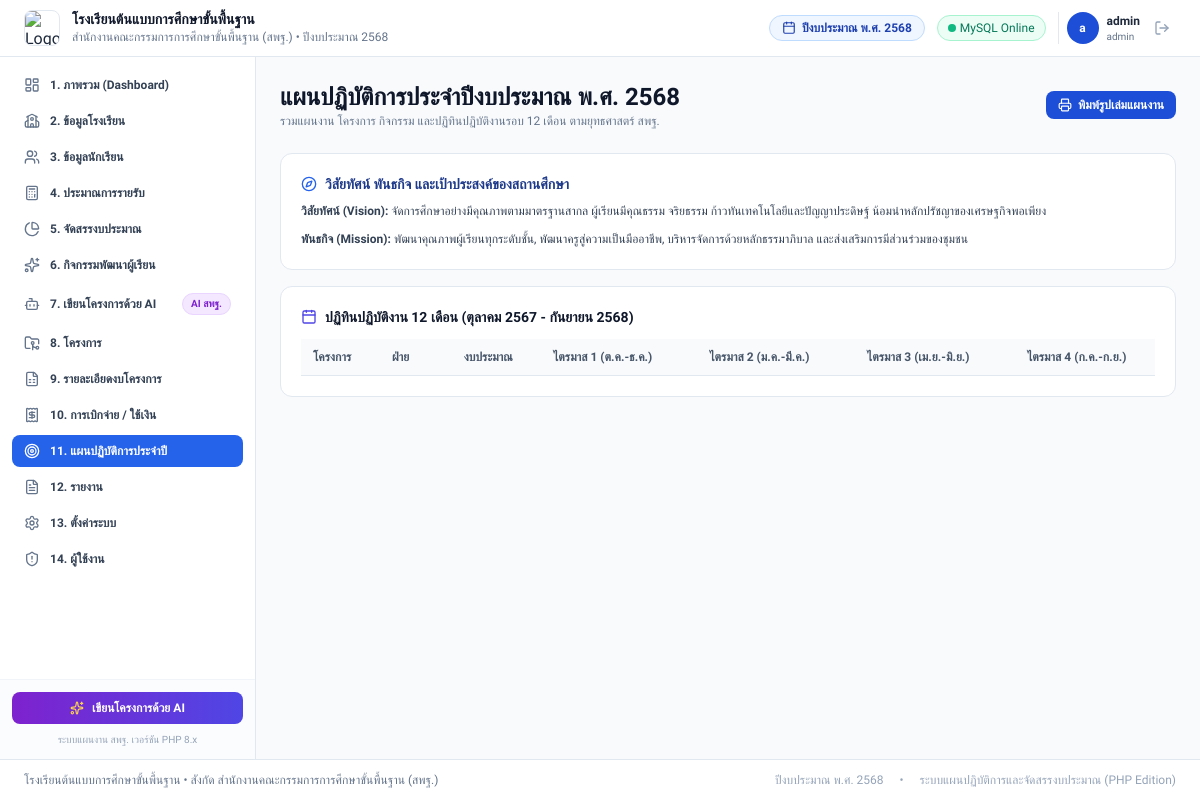
The page /action_plan.php on the database its author committed.
### tables this page shows
CREATE TABLE `schools` (
  `id` INT UNSIGNED NOT NULL AUTO_INCREMENT,
  `school_code` VARCHAR(20) NOT NULL COMMENT 'รหัสสถานศึกษา 10 หลัก',
  `smis_code` VARCHAR(8) NOT NULL COMMENT 'รหัสสมัคร SMIS 8 หลัก สำหรับเปิดใช้งาน',
  `is_active` TINYINT(1) NOT NULL DEFAULT 1 COMMENT 'สถานะ: 1=เปิดใช้งาน, 0=ปิด/ระงับการใช้งาน',
  `school_key` VARCHAR(50) NOT NULL COMMENT 'School ID / Tenant Key ป้องกันข้อมูลชนกัน',
  `admin_username` VARCHAR(50) NOT NULL DEFAULT 'admin' COMMENT 'ID ผู้ดูแลระบบของโรงเรียน',
  `admin_password_plain` VARCHAR(100) DEFAULT '123456' COMMENT 'รหัสผ่านเข้าใช้งานของโรงเรียน',
  `admin_password_hash` VARCHAR(255) DEFAULT NULL COMMENT 'รหัสผ่านแฮช',
  `name` VARCHAR(255) NOT NULL COMMENT 'ชื่อโรงเรียน',
  `address` VARCHAR(255) DEFAULT NULL COMMENT 'ที่อยู่ / หมู่บ้าน',
  `subdistrict` VARCHAR(100) DEFAULT NULL COMMENT 'ตำบล / แขวง',
  `district` VARCHAR(100) DEFAULT NULL COMMENT 'อำเภอ / เขต',
  `province` VARCHAR(100) DEFAULT NULL COMMENT 'จังหวัด',
  `zipcode` VARCHAR(10) DEFAULT NULL COMMENT 'รหัสไปรษณีย์',
  `affiliation` VARCHAR(255) DEFAULT 'สำนักงานคณะกรรมการการศึกษาขั้นพื้นฐาน (สพฐ.)' COMMENT 'สังกัด',
  `education_area` VARCHAR(255) DEFAULT NULL COMMENT 'เขตพื้นที่การศึกษา',
  `fiscal_year` INT UNSIGNED DEFAULT 2568 COMMENT 'ปีงบประมาณปัจจุบัน',
  `director_name` VARCHAR(150) DEFAULT NULL COMMENT 'ชื่อผู้อำนวยการ',
  `phone` VARCHAR(50) DEFAULT NULL COMMENT 'เบอร์โทรศัพท์',
  `email` VARCHAR(100) DEFAULT NULL COMMENT 'อีเมล',
  `website` VARCHAR(255) DEFAULT NULL COMMENT 'เว็บไซต์โรงเรียน',
  `vision` TEXT DEFAULT NULL COMMENT 'วิสัยทัศน์',
  `mission` TEXT DEFAULT NULL COMMENT 'พันธกิจ',
  `motto` VARCHAR(255) DEFAULT NULL COMMENT 'คำขวัญ',
  `school_colors` VARCHAR(100) DEFAULT NULL COMMENT 'สีประจำโรงเรียน',
  `logo_url` TEXT DEFAULT NULL COMMENT 'โลโก้โรงเรียน',
  `allow_project_submission` TINYINT(1) NOT NULL DEFAULT 1 COMMENT 'สวิตช์: 1=เปิดรับการเสนอโครงการ, 0=ปิดรับ',
  `notes` TEXT DEFAULT NULL COMMENT 'หมายเหตุ / บันทึกการเปิดใช้งาน',
  `created_at` TIMESTAMP DEFAULT CURRENT_TIMESTAMP,
  `updated_at` TIMESTAMP DEFAULT CURRENT_TIMESTAMP ON UPDATE CURRENT_TIMESTAMP,
  PRIMARY KEY (`id`),
  UNIQUE KEY `idx_school_code` (`school_code`),
  UNIQUE KEY `idx_smis_code` (`smis_code`),
  UNIQUE KEY `idx_school_key` (`school_key`)
);

CREATE TABLE `fiscal_years` (
  `id` INT UNSIGNED NOT NULL AUTO_INCREMENT,
  `school_id` INT UNSIGNED NOT NULL,
  `year` INT UNSIGNED NOT NULL COMMENT 'ปีงบประมาณ พ.ศ.',
  `is_active` TINYINT(1) DEFAULT 1 COMMENT '1=ปีปัจจุบัน, 0=ปีอื่น',
  `start_date` DATE NOT NULL COMMENT 'วันที่เริ่มต้นปีงบประมาณ (1 ต.ค.)',
  `end_date` DATE NOT NULL COMMENT 'วันที่สิ้นสุดปีงบประมาณ (30 ก.ย.)',
  `total_students` INT UNSIGNED DEFAULT 0 COMMENT 'จำนวนนักเรียนทั้งหมด',
  `teacher_count` INT UNSIGNED DEFAULT 0 COMMENT 'จำนวนครูและบุคลากร',
  `created_at` TIMESTAMP DEFAULT CURRENT_TIMESTAMP,
  `updated_at` TIMESTAMP DEFAULT CURRENT_TIMESTAMP ON UPDATE CURRENT_TIMESTAMP,
  PRIMARY KEY (`id`),
  UNIQUE KEY `idx_school_year` (`school_id`, `year`),
  CONSTRAINT `fk_fy_school` FOREIGN KEY (`school_id`) REFERENCES `schools` (`id`) ON DELETE CASCADE
);

### includes/functions.php (called while the page is built, shortened)
<?php
function getSchoolData(): array {
    $db = Database::getConnection();
    if ($db) {
        try {
            $schoolId = $_SESSION['school_id'] ?? 1;
            $stmt = $db->prepare("SELECT * FROM schools WHERE id = ? LIMIT 1");
            $stmt->execute([$schoolId]);
            $row = $stmt->fetch();
            if ($row) return $row;
        } catch (Exception $e) {
        }
    }
    return [
        'id' => 1,
        'school_code' => '10400100',
        'smis_code' => '10400100',
        'is_active' => 1,
        'school_key' => 'SCH-10400100',
        'name' => 'โรงเรียนต้นแบบการศึกษาขั้นพื้นฐาน',
        'address' => '',
        'subdistrict' => '',
        'district' => '',
        'province' => '',
        'zipcode' => '',
        'affiliation' => 'สำนักงานคณะกรรมการการศึกษาขั้นพื้นฐาน (สพฐ.)',
        'education_area' => 'สำนักงานเขตพื้นที่การศึกษา',
        'fiscal_year' => 2568,
        'director_name' => '',
        'phone' => '',
        'email' => '',
        'website' => '',
        'vision' => '',
        'mission' => '',
        'motto' => '',
        'school_colors' => '',
        'logo_url' => '',
        'allow_project_submission' => 1,
    ];
}
function getFiscalYearData(): array {
    $db = Database::getConnection();
    if ($db) {
        try {
            $schoolId = $_SESSION['school_id'] ?? 1;
            $stmt = $db->prepare("SELECT * FROM fiscal_years WHERE school_id = ? AND is_active = 1 LIMIT 1");
            $stmt->execute([$schoolId]);
            $row = $stmt->fetch();
            if ($row) return $row;
        } catch (Exception $e) {
        }
    }
    return [
        'id' => 1,
        'year' => 2568,
        'is_active' => 1,
        'start_date' => '2024-10-01',
        'end_date' => '2025-09-30',
        'total_students' => 0,
        'teacher_count' => 0
    ];
}

### config/database.php (called while the page is built, shortened)
<?php
class Database {
    private static ?PDO $instance = null;
    public static ?string $connectionError = null;
    public static function isConnected(): bool {
        return self::getConnection() !== null;
    }
    public static function getConnection(): ?PDO {
        if (self::$instance === null && self::$connectionError === null) {
            $dsn = "mysql:host=" . DB_HOST . ";port=" . DB_PORT . ";dbname=" . DB_NAME . ";charset=" . DB_CHARSET;
            $options = [
                PDO::ATTR_ERRMODE            => PDO::ERRMODE_EXCEPTION,
                PDO::ATTR_DEFAULT_FETCH_MODE => PDO::FETCH_ASSOC,
                PDO::ATTR_EMULATE_PREPARES   => false,
                PDO::ATTR_TIMEOUT            => 3,
            ];
            try {
                self::$instance = new PDO($dsn, DB_USER, DB_PASS, $options);
            } catch (PDOException $e) {
                self::$connectionError = $e->getMessage();
                return null;
            }
        }
        return self::$instance;
    }
}

### action_plan.php (the view, shortened to what this page needs)
<?php
require_once __DIR__ . '/includes/header.php';
require_once __DIR__ . '/includes/sidebar.php';
?>
<main class="flex-1 p-4 sm:p-6 overflow-y-auto max-w-7xl mx-auto w-full">
    <div class="flex flex-col sm:flex-row sm:items-center sm:justify-between gap-4 mb-6">
        <div>
            <h2 class="text-xl sm:text-2xl font-bold text-slate-900">แผนปฏิบัติการประจำปีงบประมาณ พ.ศ. <?= $fiscalYear['year'] ?></h2>
            <p class="text-xs text-slate-500">รวมแผนงาน โครงการ กิจกรรม และปฏิทินปฏิบัติงานรอบ 12 เดือน ตามยุทธศาสตร์ สพฐ.</p>
        </div>
        <div class="flex items-center gap-2">
            <button onclick="window.print()" class="px-3 py-1.5 bg-blue-700 text-white hover:bg-blue-800 rounded-lg text-xs font-bold flex items-center gap-1.5 shadow-xs transition-colors">
                <i data-lucide="printer" class="w-3.5 h-3.5"></i>
                <span>พิมพ์รูปเล่มแผนงาน</span>
            </button>
        </div>
    </div>
    <div class="space-y-4 mb-6">
        <div class="bg-white rounded-xl p-5 border border-slate-200 shadow-xs">
            <h3 class="text-sm font-bold text-blue-900 mb-2 flex items-center gap-2">
                <i data-lucide="compass" class="w-4 h-4 text-blue-600"></i>
                <span>วิสัยทัศน์ พันธกิจ และเป้าประสงค์ของสถานศึกษา</span>
            </h3>
            <div class="text-xs text-slate-700 space-y-2 leading-relaxed">
                <p><strong>วิสัยทัศน์ (Vision):</strong> จัดการศึกษาอย่างมีคุณภาพตามมาตรฐานสากล ผู้เรียนมีคุณธรรม จริยธรรม ก้าวทันเทคโนโลยีและปัญญาประดิษฐ์ น้อมนำหลักปรัชญาของเศรษฐกิจพอเพียง</p>
                <p><strong>พันธกิจ (Mission):</strong> พัฒนาคุณภาพผู้เรียนทุกระดับชั้น, พัฒนาครูสู่ความเป็นมืออาชีพ, บริหารจัดการด้วยหลักธรรมาภิบาล และส่งเสริมการมีส่วนร่วมของชุมชน</p>
            </div>
        </div>
        <div class="bg-white rounded-xl p-5 border border-slate-200 shadow-xs">
            <h3 class="text-sm font-bold text-slate-900 mb-3 flex items-center gap-2">
                <i data-lucide="calendar" class="w-4 h-4 text-indigo-600"></i>
                <span>ปฏิทินปฏิบัติงาน 12 เดือน (ตุลาคม <?= $fiscalYear['year'] - 1 ?> - กันยายน <?= $fiscalYear['year'] ?>)</span>
            </h3>
            <div class="overflow-x-auto">
                <table class="w-full text-left text-xs border-collapse">
                    <thead>
                        <tr class="bg-slate-50 text-slate-600 border-b border-slate-200">
                            <th class="py-2.5 px-3 font-semibold">โครงการ</th>
                            <th class="py-2.5 px-3 font-semibold">ฝ่าย</th>
                            <th class="py-2.5 px-3 font-semibold text-right">งบประมาณ</th>
                            <th class="py-2.5 px-3 font-semibold text-center">ไตรมาส 1 (ต.ค.-ธ.ค.)</th>
                            <th class="py-2.5 px-3 font-semibold text-center">ไตรมาส 2 (ม.ค.-มี.ค.)</th>
                            <th class="py-2.5 px-3 font-semibold text-center">ไตรมาส 3 (เม.ย.-มิ.ย.)</th>
                            <th class="py-2.5 px-3 font-semibold text-center">ไตรมาส 4 (ก.ค.-ก.ย.)</th>
                        </tr>
                    </thead>
                </table>
            </div>
        </div>
    </div>
</main>
<?php require_once __DIR__ . '/includes/footer.php'; ?>

### includes/header.php (shortened to what this page needs)
<?php
require_once __DIR__ . '/../config/database.php';
require_once __DIR__ . '/functions.php';
$school = getSchoolData();
$fiscalYear = getFiscalYearData();
$isDbConnected = Database::isConnected();
?>
<!DOCTYPE html>
<html lang="th">
<head>
    <script src="https://cdn.tailwindcss.com"></script>
</head>
<body class="bg-slate-50 text-slate-800 antialiased min-h-screen flex flex-col">
    <header class="bg-white border-b border-slate-200 sticky top-0 z-30 shadow-xs no-print">
        <div class="px-4 sm:px-6 py-2.5 flex items-center justify-between">
            <div class="flex items-center gap-3">
                <div class="flex items-center gap-3">
                    <img src="<?= htmlspecialchars($school['logo_url']) ?>" alt="Logo" class="w-9 h-9 rounded-lg object-cover border border-slate-200 shadow-xs">
                    <div>
                        <h1 class="text-sm font-bold text-slate-900 leading-tight"><?= htmlspecialchars($school['name']) ?></h1>
                        <p class="text-xs text-slate-500 hidden sm:block"><?= htmlspecialchars($school['affiliation']) ?> • ปีงบประมาณ <?= $fiscalYear['year'] ?></p>
                    </div>
                </div>
            </div>
            <div class="flex items-center gap-3">
                <div class="hidden md:flex items-center gap-1.5 px-3 py-1 bg-blue-50 text-blue-800 rounded-full text-xs font-semibold border border-blue-200">
                    <i data-lucide="calendar" class="w-3.5 h-3.5"></i>
                    <span>ปีงบประมาณ พ.ศ. <?= $fiscalYear['year'] ?></span>
                </div>
                <?php if ($isDbConnected): ?>
                    <span class="hidden sm:inline-flex items-center gap-1 px-2.5 py-1 bg-emerald-50 text-emerald-700 text-xs font-medium rounded-full border border-emerald-200" title="เชื่อมต่อฐานข้อมูล MySQL แล้ว">
                        <span class="w-2 h-2 rounded-full bg-emerald-500 animate-pulse"></span>
                        <span class="hidden md:inline">MySQL Online</span>
                    </span>
                <?php endif; ?>
                <div class="flex items-center gap-2 pl-2 border-l border-slate-200">
                    <div class="w-8 h-8 rounded-full bg-blue-700 text-white flex items-center justify-center font-bold text-xs">
                        <?= mb_substr($_SESSION['username'] ?? 'A', 0, 1, 'UTF-8') ?>
                    </div>
                    <div class="text-left hidden lg:block">
                        <div class="text-xs font-bold text-slate-800"><?= htmlspecialchars($_SESSION['username'] ?? 'admin') ?></div>
                        <div class="text-[10px] text-slate-500"><?= htmlspecialchars($_SESSION['user_role'] ?? 'ผู้ดูแลระบบ') ?></div>
                    </div>
                    <a href="logout.php" class="p-1.5 text-slate-400 hover:text-red-600 hover:bg-slate-100 rounded-lg" title="ออกจากระบบ">
                        <i data-lucide="log-out" class="w-4 h-4"></i>
                    </a>
                </div>
            </div>
        </div>
    </header>
    <div class="flex-1 flex flex-col lg:flex-row">

### includes/footer.php (shortened to what this page needs)
    </div>
    <footer class="bg-white border-t border-slate-200 py-3 px-6 text-center text-xs text-slate-500 no-print">
        <div class="flex flex-col sm:flex-row items-center justify-between gap-2">
            <div>
                <?= htmlspecialchars($school['name']) ?> • สังกัด <?= htmlspecialchars($school['affiliation']) ?>
            </div>
            <div class="flex items-center gap-4 text-slate-400">
                <span>ปีงบประมาณ พ.ศ. <?= $fiscalYear['year'] ?></span>
                <span>•</span>
                <span>ระบบแผนปฏิบัติการและจัดสรรงบประมาณ (PHP Edition)</span>
            </div>
        </div>
    </footer>
</body>
</html>

### includes/header.php (style rules this page uses)
body { font-family: 'Sarabun', sans-serif; }

### rows shown on the page
schools: name "โรงเรียนต้นแบบการศึกษาขั้นพื้นฐาน", affiliation "สำนักงานคณะกรรมการการศึกษาขั้นพื้นฐาน (สพฐ.)"
fiscal_years: year "2568", $fiscalYear['year']-1 "2567"

### other values the page prints
mb_substr($_SESSION['username'] ?? 'A', 0, 1, 'UTF-8') "a"
$_SESSION['username'] "admin"
$_SESSION['user_role'] "admin"
$item['label'] "1. ภาพรวม (Dashboard)"
$item['label'] "2. ข้อมูลโรงเรียน"
$item['label'] "3. ข้อมูลนักเรียน"
$item['label'] "4. ประมาณการรายรับ"
$item['label'] "5. จัดสรรงบประมาณ"
$item['label'] "6. กิจกรรมพัฒนาผู้เรียน"
$item['label'] "7. เขียนโครงการด้วย AI"
$item['badge'] "AI สพฐ."
$item['label'] "8. โครงการ"
$item['label'] "9. รายละเอียดงบโครงการ"
$item['label'] "10. การเบิกจ่าย / ใช้เงิน"
$item['label'] "11. แผนปฏิบัติการประจำปี"
